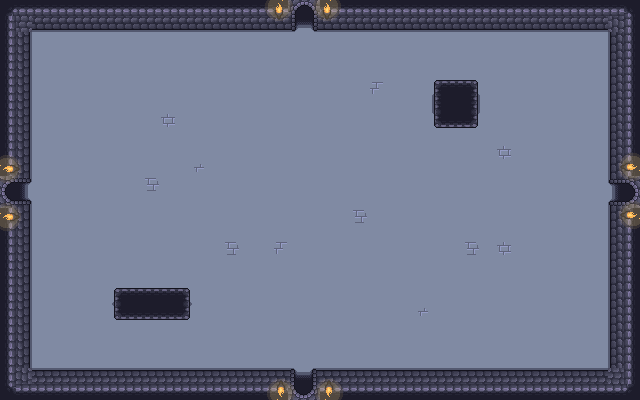

Tiled map render using the project's own tile images. Description and the map definition, with tile-layer contents summarised, below:
An orthogonal 40x25 tile map with 16x16 px tiles, 3 tile layers (floor, walls, objects), 3 tilesets and 15 objects (Player, top, right, bottom, left).

<map version="1.10" tiledversion="1.11.2" orientation="orthogonal" renderorder="right-down" width="40" height="25" tilewidth="16" tileheight="16" infinite="0" nextlayerid="7" nextobjectid="59">
 <editorsettings>
  <export target="room_1.tmx" format="tmx" />
 </editorsettings>
 <tileset firstgid="1" source="../walls_floor.tsx" />
 <tileset firstgid="300" source="../Objects.tsx" />
 <tileset firstgid="444" source="../fire_animation.tsx" />
 <layer id="1" name="floor" width="40" height="25">
  <data>[1000 cells, 1000 non-empty, 5 distinct tile ids]</data>
 </layer>
 <layer id="2" name="walls" width="40" height="25">
  <data>[1000 cells, 263 non-empty, 15 distinct tile ids]</data>
 </layer>
 <layer id="3" name="objects" width="40" height="25">
  <data>[1000 cells, 48 non-empty, 6 distinct tile ids]</data>
 </layer>
 <objectgroup id="5" name="entities">
  <object id="50" name="Player" x="303.995" y="192.031">
   <point />
  </object>
 </objectgroup>
 <objectgroup id="4" name="collisions">
  <object id="2" x="432" y="80" width="48" height="48" />
  <object id="7" x="112" y="288" width="80" height="32" />
  <object id="32" x="610" y="2" width="30" height="174" />
  <object id="33" x="608" y="208" width="32" height="192" />
  <object id="34" x="320" y="368" width="288" height="32" />
  <object id="38" x="0" y="368" width="288" height="32" />
  <object id="40" x="0" y="208" width="32" height="160" />
  <object id="41" x="0" y="0" width="32" height="176" />
  <object id="42" x="32" y="0" width="256" height="32" />
  <object id="43" x="320" y="0" width="288" height="32" />
 </objectgroup>
 <objectgroup id="6" name="doors">
  <object id="44" name="top" x="288" y="0" width="32" height="32" />
  <object id="45" name="right" x="608" y="176" width="32" height="32" />
  <object id="46" name="bottom" x="288" y="368" width="32" height="32" />
  <object id="47" name="left" x="0" y="176" width="32" height="32" />
 </objectgroup>
</map>
